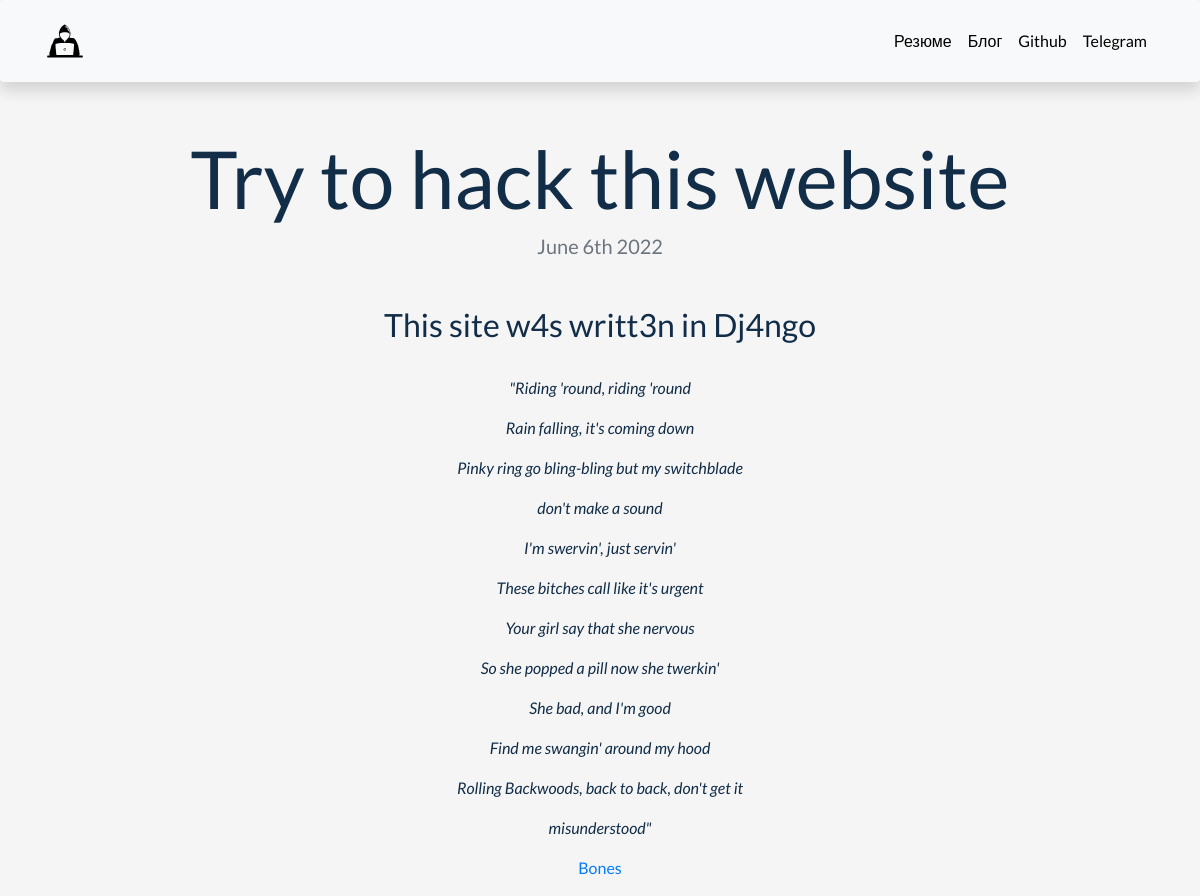
Page /blog/8/ on the committed database.
### blog/models.py (models this page shows, shortened)
class Blog(models.Model):
    title = models.CharField(max_length=100)
    description = models.TextField(max_length=700)
    date = models.DateField()

### blog/views.py (the view)
# urls.py: path('<int:blog_id>/', views.detail, name='detail'),
def detail(request, blog_id):
    blog = get_object_or_404(Blog, pk=blog_id)
    return render(request, 'blog/detail.html', {'blog': blog})

### blog/templates/blog/detail.html
{% extends 'base.html' %}
{% block content %}
<h1 class="text-center mt-5" id="blogdetailtitle">{{ blog.title }}</h1>
<h5 class="text-center text-muted mb-5">{{ blog.date|date:'F jS Y' }}</h5>
<div class="row justify-content-center mb-3">
  <div class="col-md-9 text-center">
    {{ blog.description|safe}}
  </div>
</div>
{%endblock%}

### portfoliopage/static/portfolio/1.css (style rules this page uses)
body { font-family: 'Lato', sans-serif; }
@media (min-width: 992px) { #blogdetailtitle { font-size: 5rem; } }

### portfoliopage/templates/base.html (style rules this page uses)
body { background: #F5F5F5; color: #122d48; }

### rows in the picture
Blog: title "Try to hack this website", date "June 6th 2022", description "This site w4s writt3n in Dj4ngo \"Riding 'round, riding 'round Rain falling, it's coming down Pinky ring go bling-bling but my switchblade don't make a sound I'm swervin', just servin' These bitches call like it's urgent Your girl say that she nervous So she popped a pill now she twerkin' She bad, and I'm good Find me swangin' around my hood Rolling Backwoods, back to back, don't get it misunderstood\" Bones"
